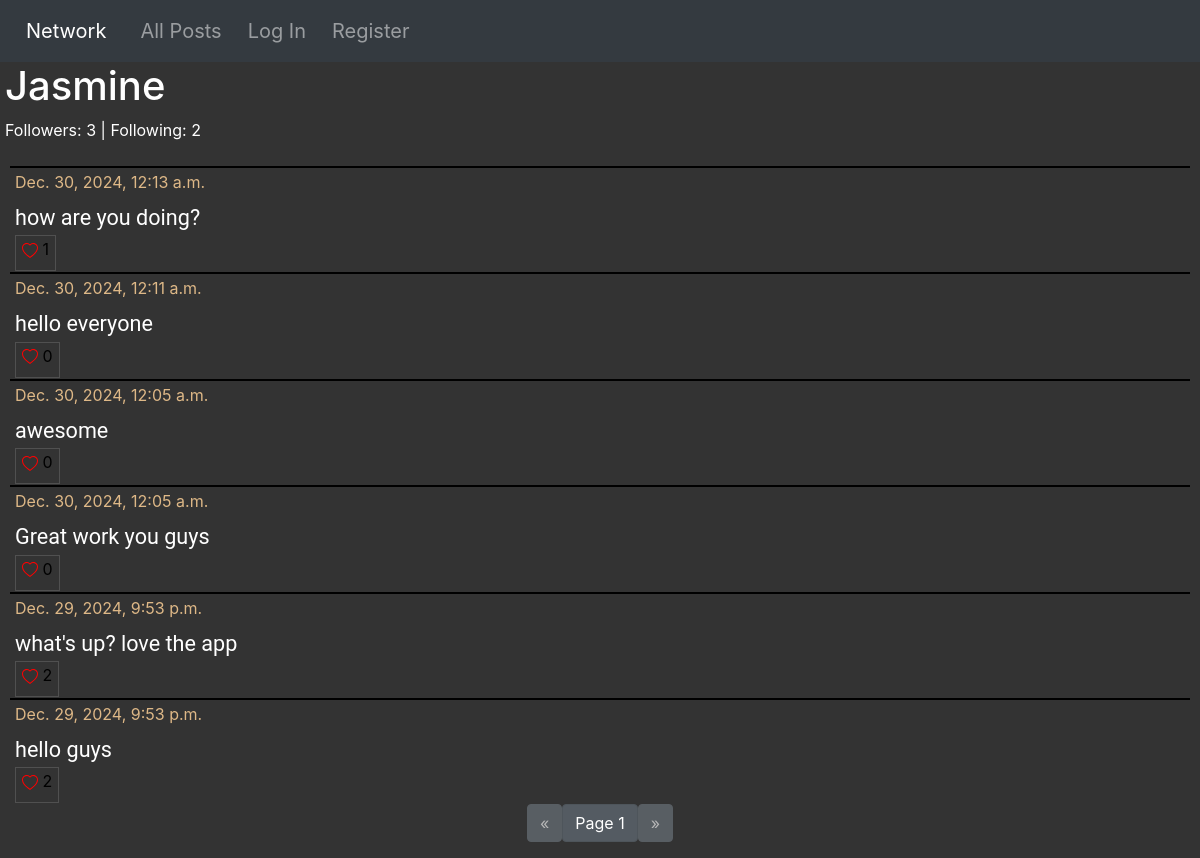
/user/4/page/1, run on the app's committed database.
### network/models.py (models this page shows, shortened)
class User(AbstractUser):
    pass

class Posts(models.Model):
    content = models.TextField(blank=False)
    user = models.ForeignKey(User, on_delete=models.CASCADE, related_name="user_posts")
    like = models.IntegerField(default=0)
    time = models.DateTimeField(auto_now_add=True)

### network/views.py (the view, shortened to what this page needs)
# urls.py: path("user/<int:user_id>/page/<int:page_no>", views.view_user, name="user-posts"),
@csrf_exempt
def view_user(request, user_id, page_no):
    usr_ = User.objects.get(pk=user_id)
    posts = usr_.user_posts.all().order_by("-time")
    posts = Paginator(posts, 10).page(page_no)
    liked_posts = liked_list(posts, request.user)
    followers = usr_.follows.first().followers.all()
    f = "Follow"
    if request.user in followers:
        f = "Unfollow"
    followings = usr_.follows.first().followed_users.all()
    return render(request, "network/user.html", {
        "posts": posts,
        "liked_posts": liked_posts,
        "usr": usr_,
        "followers": len(followers),
        "followings": len(followings),
        "btnText": f
    })

### network/views.py (called while the page is built)
def liked_list(posts, user):
    liked_posts = []
    for post in posts:
        for p in post.liked_usr.all():
            for usr in p.liked_users.all():
                if usr == user:
                    liked_posts.append(post.id)
    return liked_posts

### network/templates/network/user.html (shortened to what this page needs)
{% extends "network/layout.html" %}
{% load static %}
{% block body %}
<label id="user-head">
    <h1>{{ usr }}
    </h1>
    <p id="follow-data">Followers: {{ followers }} | Following: {{ followings }}</p>
</label>
<div id="all_posts">
    <div id="posts">
        {% for post in posts %}
        <div class="post-item">
            <label class="post-content">
                <label class="time-data">{{ post.time }}</label>
                <br />
                <p class="post-text">{{ post.content }}</p>
                {% if user.is_authenticated %}
                {% if post.id in liked_posts %}
                <div id="like-btn-{{ post.id }}">
                    <button class="like-btn" onclick="like_post('{{ post.id }}');">
                        <svg xmlns="http://www.w3.org/2000/svg" width="16" height="16" fill="red"
                            class="bi bi-heart-fill" viewBox="0 0 16 16">
                            <path fill-rule="evenodd"
                                d="M8 1.314C12.438-3.248 23.534 4.735 8 15-7.534 4.736 3.562-3.248 8 1.314z" />
                        </svg>
                        <label class="bi-heart" id="like-no-{{ post.id }}">{{ post.like }}</label>
                    </button>
                </div>
                {% else %}
                <div id="like-btn-{{ post.id }}">
                    <button class="like-btn" onclick="like_post('{{ post.id }}');">
                        <svg xmlns="http://www.w3.org/2000/svg" width="16" height="16" fill="red" class="bi bi-heart"
                            viewBox="0 0 16 16">
                            <path
                                d="m8 2.748-.717-.737C5.6.281 2.514.878 1.4 3.053c-.523 1.023-.641 2.5.314 4.385.92 1.815 2.834 3.989 6.286 6.357 3.452-2.368 5.365-4.542 6.286-6.357.955-1.886.838-3.362.314-4.385C13.486.878 10.4.28 8.717 2.01L8 2.748zM8 15C-7.333 4.868 3.279-3.04 7.824 1.143c.06.055.119.112.176.171a3.12 3.12 0 0 1 .176-.17C12.72-3.042 23.333 4.867 8 15z" />
                        </svg>
                        <label class="bi-heart" id="like-no-{{ post.id }}">{{ post.like }}</label>
                    </button>
                </div>
                {% endif %}
                {% else %}
                <div id="like-btn-{{ post.id }}">
                    <button class="like-btn" onclick="alert('You must me signed in to like posts');">
                        <label class="bi-heart" id="like-no-{{ post.id }}">{{ post.like }}</label>
                    </button>
                </div>
                {% endif %}
            </label>
        </div>
        {% endfor %}
    </div>
</div>
<nav aria-label="Page navigation">
    <ul class="pagination justify-content-center">
        {% if posts.has_previous %}
        <li>
            <a href="{% url 'user-posts' usr.id posts.previous_page_number %}">
                <button class="btn btn-secondary"> &laquo; </button>
            </a>
        </li>
        {% else %}
        <li>
            <button class="btn btn-secondary" disabled> &laquo; </button>
        </li>
        {% endif %}
        <li>
            <a href="#">
                <button class="btn btn-secondary active">Page {{ posts.number }}</button>
            </a>
        </li>
        {% if posts.has_next %}
        <li>
            <a href="{% url 'user-posts' usr.id posts.next_page_number %}">
                <button class="btn btn-secondary"> &raquo; </button>
            </a>
        </li>
        {% else %}
        <li>
            <button class="btn btn-secondary" disabled> &raquo; </button>
        </li>
        {% endif %}
    </ul>
</nav>
{% endblock %}

### network/static/network/styles.css (style rules this page uses)
body { background-color: #333333; color: black; }
#posts { margin-left: 10px; margin-right: 10px; }
.post-item { border-top: 2px solid black; font-size: large; }
.post-content { color: white; margin-left: 5px; margin-bottom: 1px; }
.time-data { color: burlywood; font-size: medium; margin-top: 1px; }
.like-btn { background-color: transparent; border: 1px solid #505050; font-size: medium; }
.post-text { font-family: Roboto; font-size: larger; margin-bottom: 1px; }
#user-head { text-transform: capitalize; margin-left: 5px; color: white; }
#follow-data { font-size: medium; }

### data on the page
User: username "Jasmine"
Posts: time "Dec. 30, 2024, 12:13 a.m.", content "how are you doing?", like "1"
Posts: time "Dec. 30, 2024, 12:11 a.m.", content "hello everyone", like "0"
Posts: time "Dec. 30, 2024, 12:05 a.m.", content "awesome", like "0"
Posts: time "Dec. 30, 2024, 12:05 a.m.", content "Great work you guys", like "0"
Posts: time "Dec. 29, 2024, 9:53 p.m.", content "what's up? love the app", like "2"
Posts: time "Dec. 29, 2024, 9:53 p.m.", content "hello guys", like "2"

### other printed values
{{ followers }} "3"
{{ followings }} "2"
{{ posts.number }} "1"
